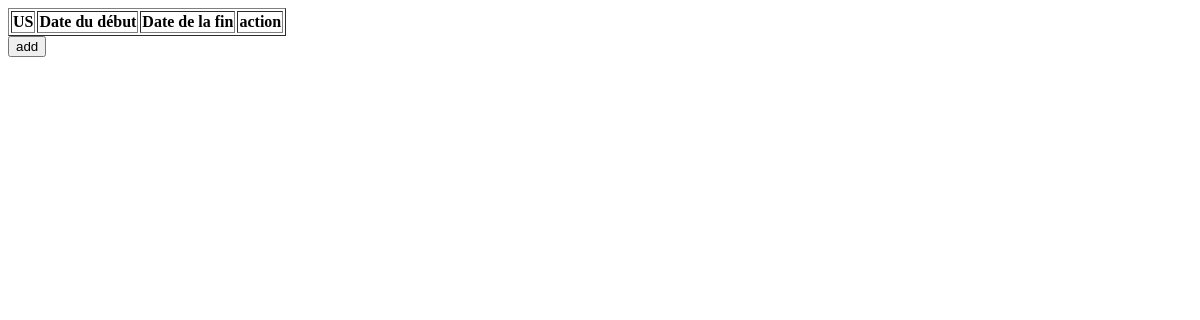
The app's page /admin/historique.php?PPR=123, older data.
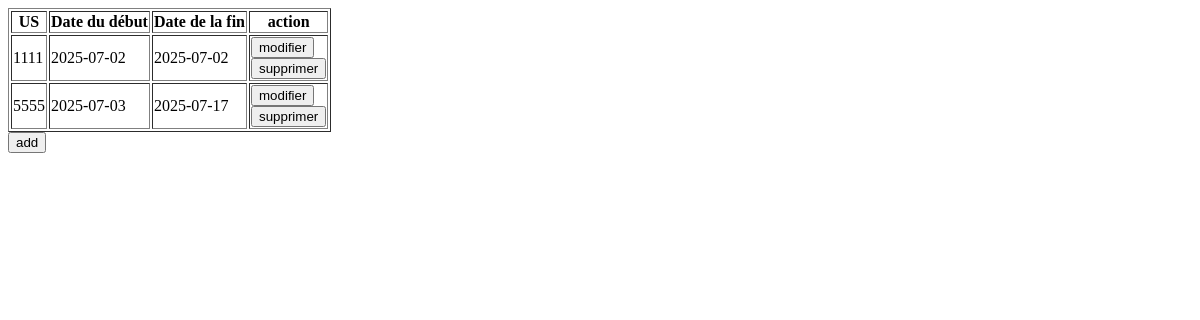
The same page, newer data.
### tables this page shows
CREATE TABLE `hist_affectation` (
  `id` int(11) NOT NULL,
  `Code` int(11) NOT NULL,
  `date_debut` date NOT NULL,
  `date_fin` date DEFAULT NULL,
  `PPR` int(11) NOT NULL
);

### admin/historique.php (the view, shortened to what this page needs)
<?php
$PPR=$_GET["PPR"];
$db = Database::getInstance()->getConnection();
$sql="SELECT * FROM hist_affectation WHERE PPR=:PPR";
$stmt=$db->prepare($sql);
$stmt->bindparam(":PPR",$PPR);
$stmt->execute();
$historiques= $stmt->fetchall(PDO::FETCH_ASSOC);
?>
<!DOCTYPE html>
<html lang="en">
<head>
</head>
<body>
    <table border="1">
        <tr>
            <th>US</th>
            <th>Date du début</th>
            <th>Date de la fin</th>
            <th>action</th>
        </tr>
        <?php foreach($historiques as $historique):?>
            <tr>
            <td><?= htmlspecialchars($historique["Code"]) ?></td>
            <td><?= htmlspecialchars($historique["date_debut"]) ?></td>
            <td><?= htmlspecialchars($historique["date_fin"]) ?></td>
            <td><a href="historique_edit.php?ID=<?= htmlspecialchars($historique["id"]) ?>"> <button>modifier</button></a>
            <form action="" method="POST"><input type="submit"name="supprimer" value="supprimer">
        <input type="hidden"  name="id"value="<?= htmlspecialchars($historique["id"]) ?>"></form> </td>
            </tr>
        <?php  endforeach;?>
    </table>
    <form action="" method="POST">
         <input type="submit" name="add" value="add">
</form>
</body>
</html>

Row changes from the older to the newer data that the page shows:
added hist_affectation: Code "1111", date_debut "2025-07-02", date_fin "2025-07-02"
added hist_affectation: Code "5555", date_debut "2025-07-03", date_fin "2025-07-17"
